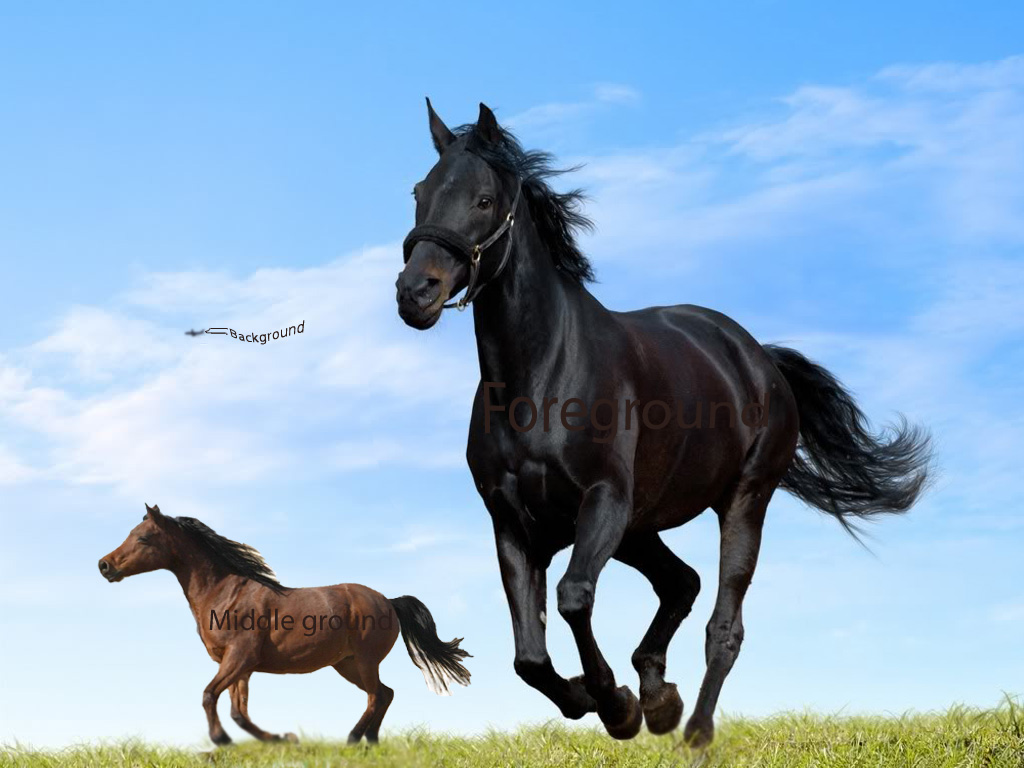
#> input picture HW8/temp2.jpg, 1024 x 768 px
$ jupyter execute 'CV HW8.ipynb'
#> lines starting #> are read from the running program, lines starting #| are printed output that depends on the picture
[cell 1]
import numpy as np
import cv2
import matplotlib.pylab as plt
from math import sqrt, pi, log2
plt.rcParams["figure.figsize"] = (12,6)

[cell 2]
def show_image(image):
    plt.imshow(image, cmap='gray', vmin=0, vmax=255)
    plt.show()

[cell 3]
image = cv2.imread('temp2.jpg', 0)
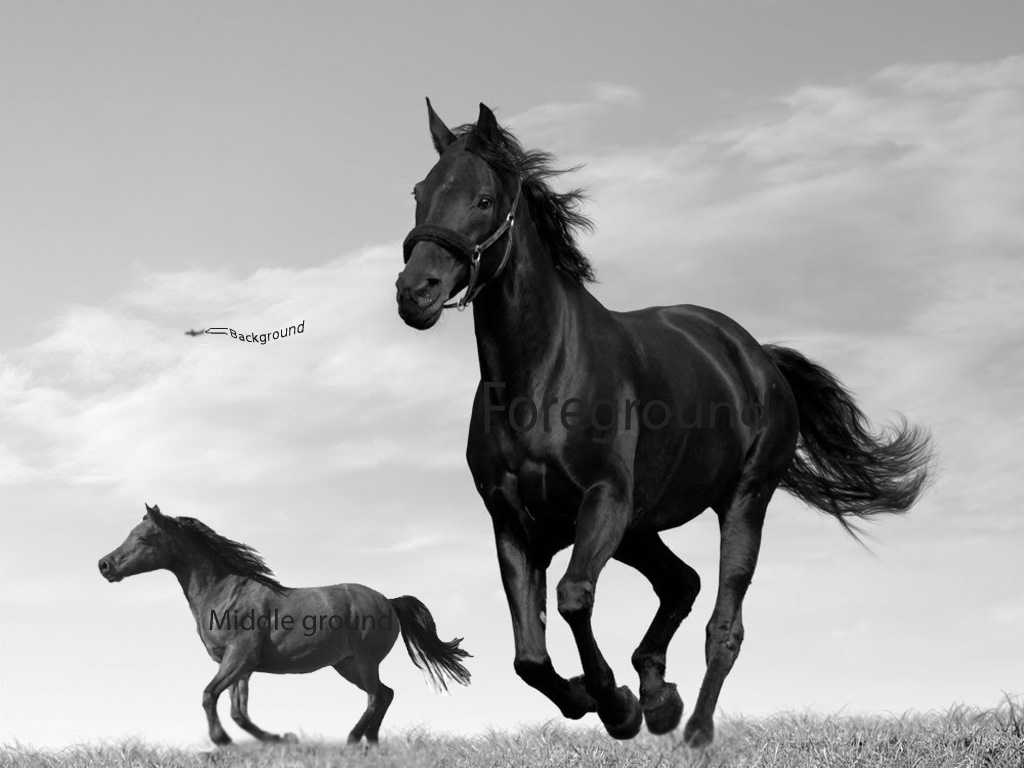
#> image: shape (768, 1024); min 0, max 255, mean 166.5
show_image(image)

[cell 4]
image.shape
#> Out = (768, 1024)

[cell 5]
plt.plot(cv2.calcHist([image], [0], None, [256], [0, 256]))
plt.show()
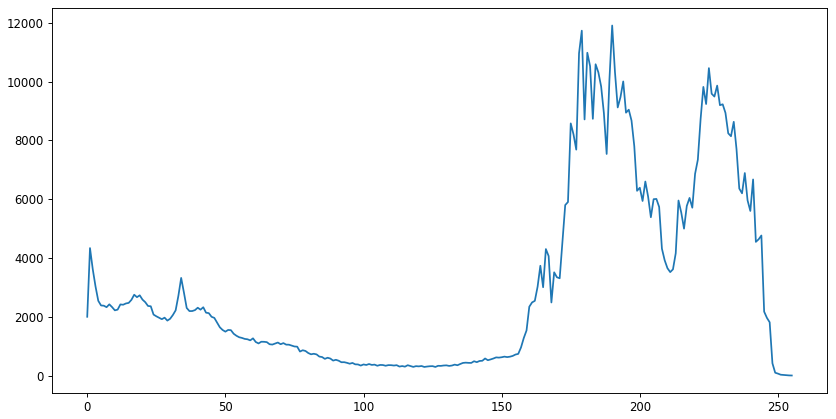
#> figure drawn by matplotlib, 1 panel; curve peaks at x = 190, y = 11909

[cell 6]
def get_u(image, threshold, background):
    if background:
        return cv2.calcHist([image], [0], None, [256], [0, 256]).flatten()[threshold:].argmax() + threshold
    else:
        return cv2.calcHist([image], [0], None, [256], [0, 256]).flatten()[:threshold].argmax()

[cell 7]
start_th = 125 # expreimental based on the histogram
u_o, u_b = get_u(image, start_th, False), get_u(image, start_th, True)
#> u_o = 1; u_b = 190
u_o, u_b
#> Out = (1, 190)

[cell 8]
sigma_o = 1 / (sqrt(2 * pi) * u_o)
#> sigma_o = 0.399
sigma_b = 1 / (sqrt(2 * pi) * u_b)
#> sigma_b = 0.0021
sigma_o, sigma_b
#> Out = (0.399, 0.0021)

[cell 9]
A_o = cv2.calcHist([np.where(image < start_th, 0, image)], [0], None, [256], [0, 256]).flatten()[1:].max()
#> A_o = 11909
A_b = cv2.calcHist([np.where(image > start_th, 0, image)], [0], None, [256], [0, 256]).flatten()[1:].max()
#> A_b = 4340
A_o, A_b
#> Out = (11909, 4340)

[cell 10]
theta = (sigma_o * A_o) / (sigma_o * A_o + sigma_b * A_b)
#> theta = 0.998
theta
#> Out = 0.998

[cell 11]
threshold = (u_o + u_b) / 2 - ((sigma_o ** 2 + sigma_b ** 2) / (u_b - u_o)) * log2((1 - theta) / theta)
#> threshold = 95.51

[cell 12]
threshold
#> Out = 95.51

[cell 13]
new = np.where(image > threshold, 255, image)
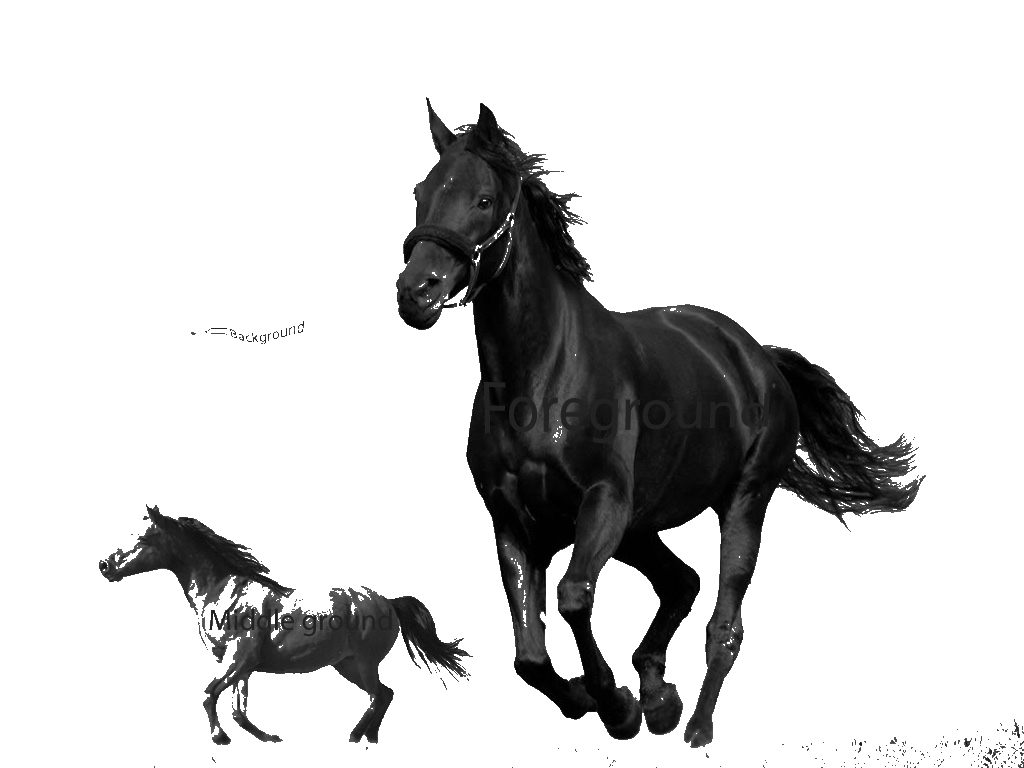
#> new: shape (768, 1024); min 0, max 255, mean 209.7

$ run again, with HW8/temp1.jpg copied over HW8/temp2.jpg
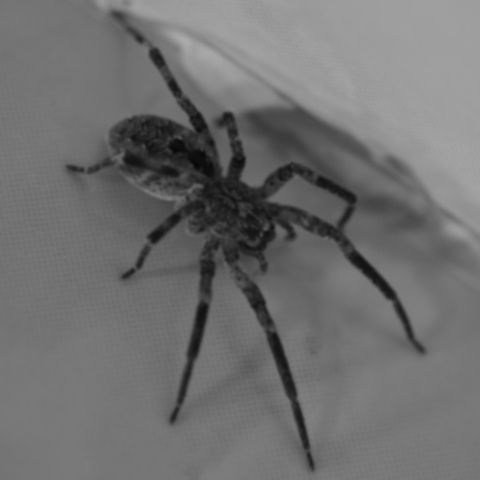
#> input picture HW8/temp1.jpg, 480 x 480 px
#> image is the input picture: shape (480, 480); min 6, max 172, mean 111.9
#> `[cell 5] plt.plot(cv2.calcHist([image], [0], None, [256], [0, 256])) p..`:
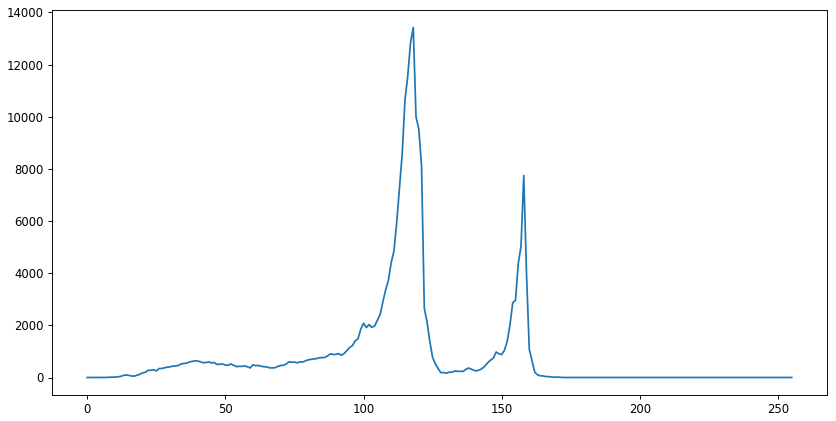
#> figure drawn by matplotlib, 1 panel; curve peaks at x = 118, y = 13420
#> u_o = 118; u_b = 158
#> `u_o, u_b`: Out = (118, 158)
#> sigma_o = 0.00338
#> sigma_b = 0.00252
#> `sigma_o, sigma_b`: Out = (0.00338, 0.00252)
#> A_o = 7746
#> A_b = 13420
#> `A_o, A_b`: Out = (7746, 13420)
#> theta = 0.436
#> threshold = 138
#> `new = np.where(image > threshold, 255, image)`:
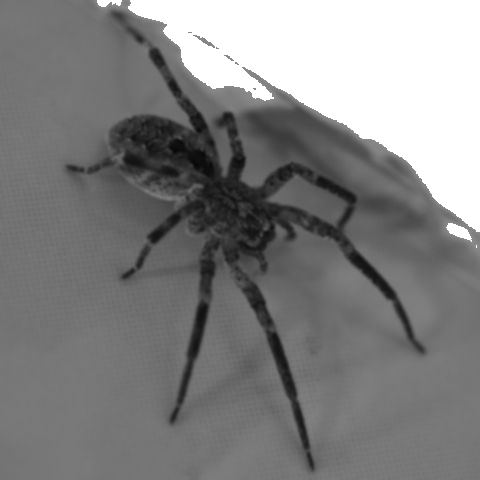
#> new: shape (480, 480); min 6, max 255, mean 129.6
